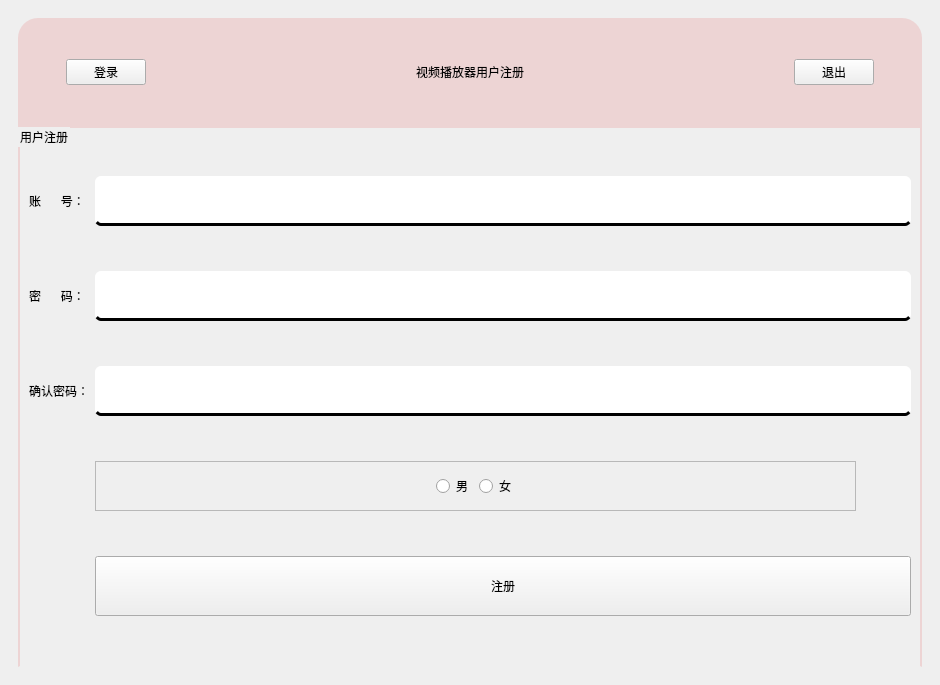
<?xml version="1.0" encoding="UTF-8"?>
<ui version="4.0">
 <class>enroll</class>
 <widget class="QWidget" name="enroll">
  <property name="geometry">
   <rect>
    <x>0</x>
    <y>0</y>
    <width>940</width>
    <height>685</height>
   </rect>
  </property>
  <property name="windowTitle">
   <string>Form</string>
  </property>
  <layout class="QVBoxLayout" name="verticalLayout" stretch="2,10">
   <property name="spacing">
    <number>0</number>
   </property>
   <property name="leftMargin">
    <number>18</number>
   </property>
   <property name="topMargin">
    <number>18</number>
   </property>
   <property name="rightMargin">
    <number>18</number>
   </property>
   <property name="bottomMargin">
    <number>18</number>
   </property>
   <item>
    <widget class="QFrame" name="frame_2">
     <property name="styleSheet">
      <string notr="true">.QFrame{
	background-color: #EDD4D4;
	border-top-left-radius: 20px;
	border-top-right-radius: 20px;
}</string>
     </property>
     <property name="frameShape">
      <enum>QFrame::StyledPanel</enum>
     </property>
     <property name="frameShadow">
      <enum>QFrame::Raised</enum>
     </property>
     <layout class="QHBoxLayout" name="horizontalLayout_2">
      <property name="spacing">
       <number>0</number>
      </property>
      <property name="leftMargin">
       <number>18</number>
      </property>
      <property name="topMargin">
       <number>18</number>
      </property>
      <property name="rightMargin">
       <number>18</number>
      </property>
      <property name="bottomMargin">
       <number>18</number>
      </property>
      <item>
       <spacer name="horizontalSpacer">
        <property name="orientation">
         <enum>Qt::Horizontal</enum>
        </property>
        <property name="sizeType">
         <enum>QSizePolicy::Fixed</enum>
        </property>
        <property name="sizeHint" stdset="0">
         <size>
          <width>30</width>
          <height>20</height>
         </size>
        </property>
       </spacer>
      </item>
      <item>
       <widget class="QPushButton" name="loginBtn">
        <property name="styleSheet">
         <string notr="true">font: 12 14pt &quot;阿里妈妈方圆体 VF Thin&quot;;</string>
        </property>
        <property name="text">
         <string>登录</string>
        </property>
       </widget>
      </item>
      <item>
       <spacer name="horizontalSpacer_3">
        <property name="orientation">
         <enum>Qt::Horizontal</enum>
        </property>
        <property name="sizeHint" stdset="0">
         <size>
          <width>152</width>
          <height>20</height>
         </size>
        </property>
       </spacer>
      </item>
      <item>
       <widget class="QLabel" name="label">
        <property name="styleSheet">
         <string notr="true">font: 63 16pt &quot;阿里妈妈方圆体 VF SemiBold&quot;;</string>
        </property>
        <property name="text">
         <string>视频播放器用户注册</string>
        </property>
        <property name="alignment">
         <set>Qt::AlignCenter</set>
        </property>
       </widget>
      </item>
      <item>
       <spacer name="horizontalSpacer_4">
        <property name="orientation">
         <enum>Qt::Horizontal</enum>
        </property>
        <property name="sizeHint" stdset="0">
         <size>
          <width>151</width>
          <height>20</height>
         </size>
        </property>
       </spacer>
      </item>
      <item>
       <widget class="QPushButton" name="closeBtn">
        <property name="styleSheet">
         <string notr="true">font: 12 14pt &quot;阿里妈妈方圆体 VF Thin&quot;;</string>
        </property>
        <property name="text">
         <string>退出</string>
        </property>
       </widget>
      </item>
      <item>
       <spacer name="horizontalSpacer_5">
        <property name="orientation">
         <enum>Qt::Horizontal</enum>
        </property>
        <property name="sizeType">
         <enum>QSizePolicy::Fixed</enum>
        </property>
        <property name="sizeHint" stdset="0">
         <size>
          <width>30</width>
          <height>20</height>
         </size>
        </property>
       </spacer>
      </item>
     </layout>
    </widget>
   </item>
   <item>
    <widget class="QGroupBox" name="groupBox">
     <property name="styleSheet">
      <string notr="true">.QGroupBox{
	font: 12 14pt &quot;阿里妈妈方圆体 VF Thin&quot;;
	border-top: 2px solid #EDD4D4;
	border-left: 2px solid #EDD4D4;
	border-right: 2px solid #EDD4D4;
}</string>
     </property>
     <property name="title">
      <string>用户注册</string>
     </property>
     <layout class="QHBoxLayout" name="horizontalLayout_3">
      <property name="spacing">
       <number>0</number>
      </property>
      <property name="leftMargin">
       <number>0</number>
      </property>
      <property name="topMargin">
       <number>0</number>
      </property>
      <property name="rightMargin">
       <number>0</number>
      </property>
      <property name="bottomMargin">
       <number>0</number>
      </property>
      <item>
       <widget class="QWidget" name="widget" native="true">
        <property name="minimumSize">
         <size>
          <width>0</width>
          <height>0</height>
         </size>
        </property>
        <layout class="QGridLayout" name="gridLayout">
         <item row="1" column="0">
          <widget class="QLabel" name="passwordlabel">
           <property name="styleSheet">
            <string notr="true">font: 57 14pt &quot;阿里妈妈方圆体 VF Medium&quot;;</string>
           </property>
           <property name="text">
            <string>密      码：</string>
           </property>
          </widget>
         </item>
         <item row="0" column="2">
          <widget class="QLineEdit" name="accountlineEdit">
           <property name="minimumSize">
            <size>
             <width>260</width>
             <height>50</height>
            </size>
           </property>
           <property name="styleSheet">
            <string notr="true">.QLineEdit{
border-radius: 6px;
border-bottom: 3px solid black;
}</string>
           </property>
           <property name="alignment">
            <set>Qt::AlignCenter</set>
           </property>
          </widget>
         </item>
         <item row="4" column="2">
          <widget class="QPushButton" name="enrollBtn">
           <property name="minimumSize">
            <size>
             <width>260</width>
             <height>60</height>
            </size>
           </property>
           <property name="styleSheet">
            <string notr="true">font: 12 14pt &quot;阿里妈妈方圆体 VF Thin&quot;;

</string>
           </property>
           <property name="text">
            <string>注册</string>
           </property>
           <property name="icon">
            <iconset>
             <normaloff>:/new/prefix1/sources_img/登录.png</normaloff>:/new/prefix1/sources_img/登录.png</iconset>
           </property>
           <property name="iconSize">
            <size>
             <width>25</width>
             <height>25</height>
            </size>
           </property>
          </widget>
         </item>
         <item row="0" column="0">
          <widget class="QLabel" name="accountlabel">
           <property name="styleSheet">
            <string notr="true">font: 57 14pt &quot;阿里妈妈方圆体 VF Medium&quot;;</string>
           </property>
           <property name="text">
            <string>账      号：</string>
           </property>
          </widget>
         </item>
         <item row="2" column="2">
          <widget class="QLineEdit" name="repasswordlineEdit">
           <property name="minimumSize">
            <size>
             <width>260</width>
             <height>50</height>
            </size>
           </property>
           <property name="styleSheet">
            <string notr="true">.QLineEdit{
border-radius: 6px;
border-bottom: 3px solid black;
}</string>
           </property>
           <property name="echoMode">
            <enum>QLineEdit::Password</enum>
           </property>
           <property name="alignment">
            <set>Qt::AlignCenter</set>
           </property>
          </widget>
         </item>
         <item row="1" column="2">
          <widget class="QLineEdit" name="passwordlineEdit">
           <property name="minimumSize">
            <size>
             <width>260</width>
             <height>50</height>
            </size>
           </property>
           <property name="styleSheet">
            <string notr="true">.QLineEdit{
border-radius: 6px;
border-bottom: 3px solid black;
}</string>
           </property>
           <property name="echoMode">
            <enum>QLineEdit::Password</enum>
           </property>
           <property name="alignment">
            <set>Qt::AlignCenter</set>
           </property>
          </widget>
         </item>
         <item row="2" column="0">
          <widget class="QLabel" name="repasswordlabel">
           <property name="styleSheet">
            <string notr="true">font: 57 14pt &quot;阿里妈妈方圆体 VF Medium&quot;;</string>
           </property>
           <property name="text">
            <string>确认密码：</string>
           </property>
          </widget>
         </item>
         <item row="3" column="2">
          <widget class="QFrame" name="frame">
           <property name="maximumSize">
            <size>
             <width>761</width>
             <height>50</height>
            </size>
           </property>
           <property name="frameShape">
            <enum>QFrame::StyledPanel</enum>
           </property>
           <property name="frameShadow">
            <enum>QFrame::Raised</enum>
           </property>
           <layout class="QHBoxLayout" name="horizontalLayout">
            <item>
             <spacer name="horizontalSpacer_2">
              <property name="orientation">
               <enum>Qt::Horizontal</enum>
              </property>
              <property name="sizeHint" stdset="0">
               <size>
                <width>40</width>
                <height>20</height>
               </size>
              </property>
             </spacer>
            </item>
            <item>
             <widget class="QRadioButton" name="radioButton">
              <property name="text">
               <string>男</string>
              </property>
             </widget>
            </item>
            <item>
             <widget class="QRadioButton" name="radioButton_2">
              <property name="text">
               <string>女</string>
              </property>
             </widget>
            </item>
            <item>
             <spacer name="horizontalSpacer_6">
              <property name="orientation">
               <enum>Qt::Horizontal</enum>
              </property>
              <property name="sizeHint" stdset="0">
               <size>
                <width>40</width>
                <height>20</height>
               </size>
              </property>
             </spacer>
            </item>
           </layout>
          </widget>
         </item>
        </layout>
       </widget>
      </item>
     </layout>
    </widget>
   </item>
  </layout>
 </widget>
 <resources/>
 <connections/>
</ui>
